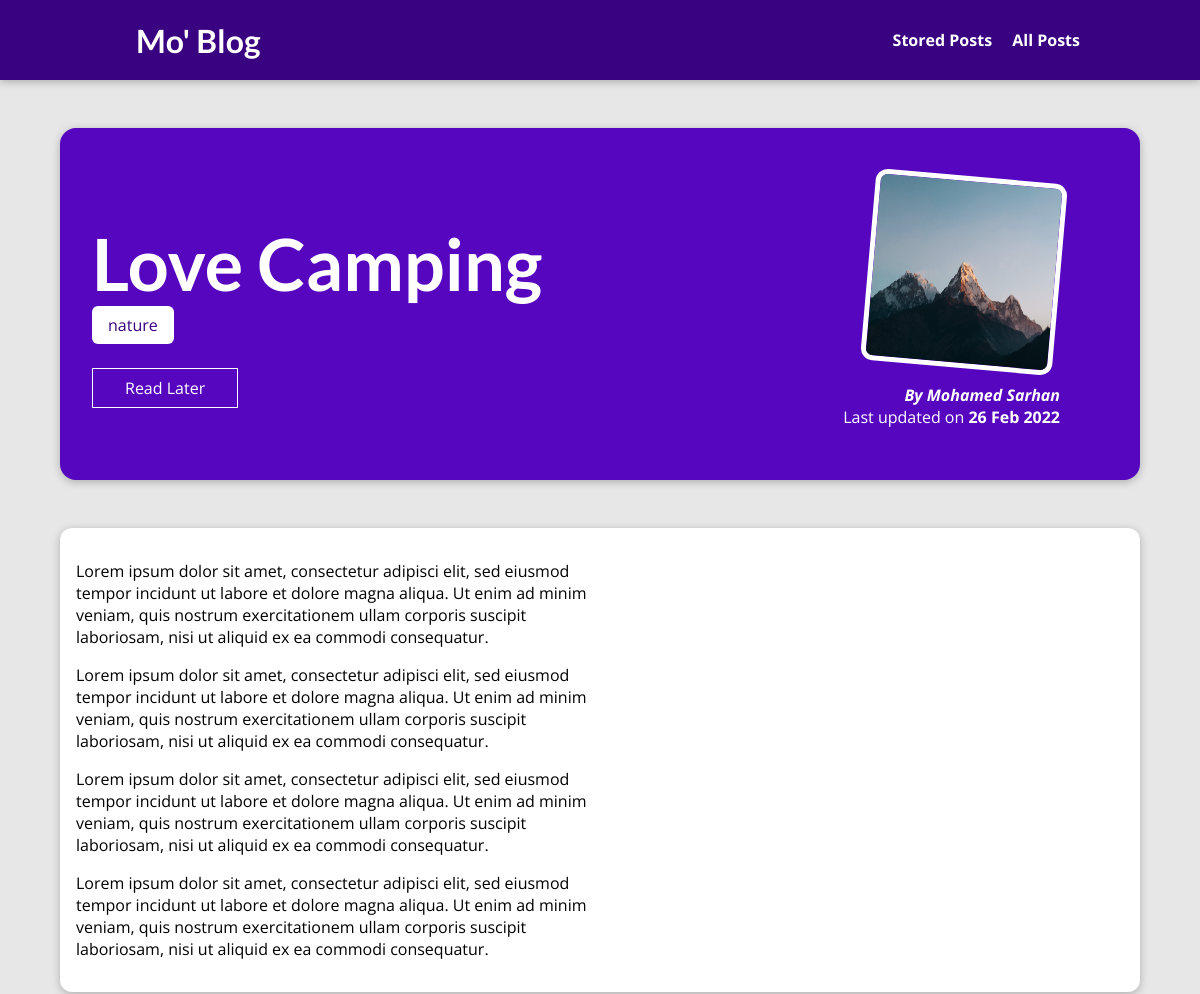
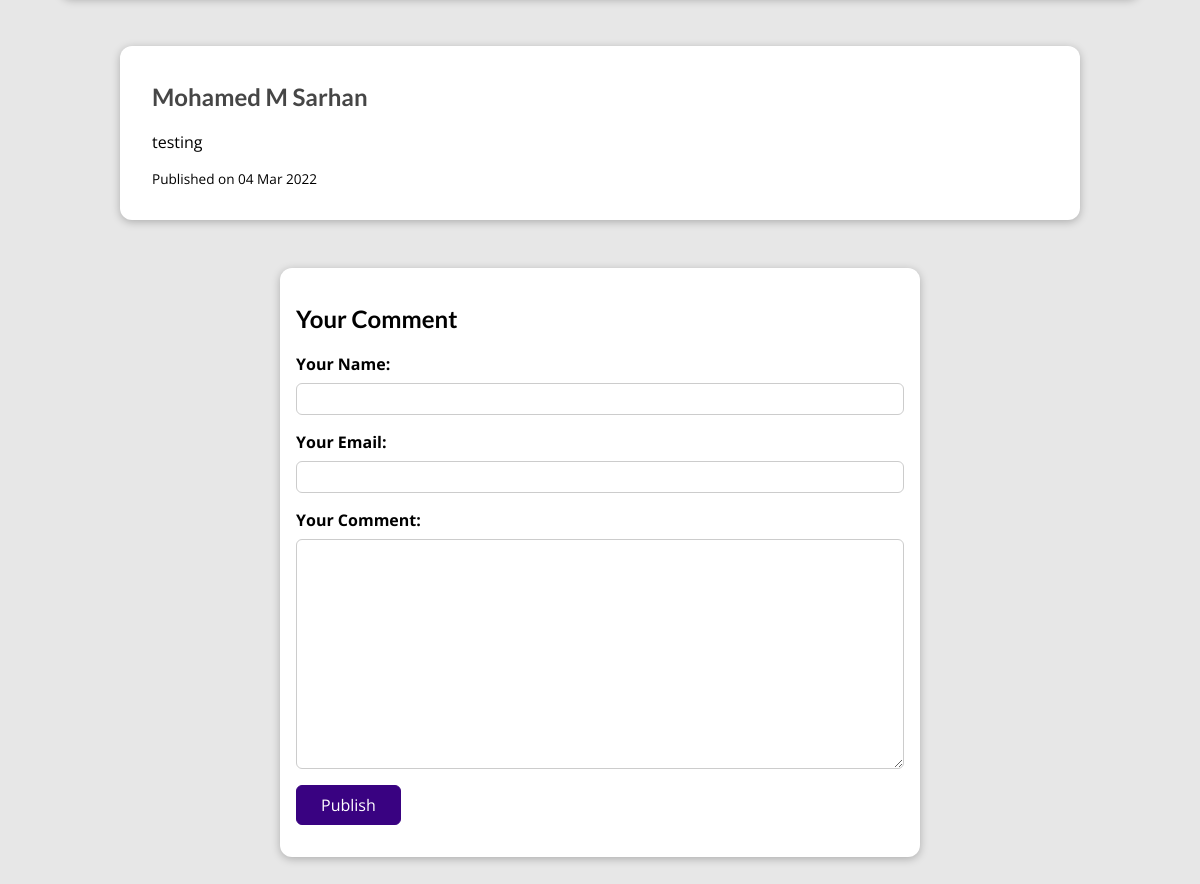
The page /posts/love-camping on the database its author committed (2 pictures, top to bottom).
### blog/models.py (models this page shows, shortened)
class Post (models.Model):
    title = models.CharField(max_length=50)
    excerpt = models.CharField(max_length=200)
    image = models.ImageField(upload_to="posts",null=True)
    date = models.DateField(auto_now=True)
    slug = models.SlugField(unique=True)
    content = models.TextField(validators=[MinLengthValidator(50)])
    author = models.ForeignKey(
        Author, on_delete=models.SET_NULL, null=True,related_name="posts")
    tags=models.ManyToManyField(Tag)

class Tag(models.Model):
    caption=models.CharField(max_length=20)

class Author (models.Model):
    first_name = models.CharField(max_length=50, null=False)
    last_name = models.CharField(max_length=50, null=True)
    full_name = models.CharField(max_length=50, null=False, default="")
    email=models.EmailField()
    def __str__(self):
        if self.last_name is None:
            return f"{self.first_name}"
        else:
            return f"{self.first_name} {self.last_name}"

class Comment(models.Model):
    user_name=models.CharField(max_length=50)
    user_email=models.EmailField()
    text=models.TextField(max_length=200)
    date = models.DateField(auto_now_add=True,null=True)
    post=models.ForeignKey(Post,on_delete=models.CASCADE,related_name="comments")

### blog/views.py (the view, shortened to what this page needs)
# urls.py: path("posts/<slug:slug>", views.SinglePostView.as_view(),
class SinglePostView(View):
    def is_stored_post(self , request,post_id):
        stored_posts = request.session.get("stored_posts")
        if stored_posts is not None :
            is_saved_for_later=post_id in stored_posts
        else:
            is_saved_for_later=False
        return is_saved_for_later
    def get(self, request, slug):
        post = Post.objects.get(slug=slug)
        context = {
            "post": post,
            "post_tags": post.tags.all(),
            "comment_form": CommentForm(),
            "comments": post.comments.all().order_by("-id"),  # or "-date"
            "saved_for_later":self.is_stored_post(request,post.id)
        }
        return render(request, "blog/post-detail.html", context)

### blog/forms.py
class CommentForm(forms.ModelForm):
    class Meta:
         model = Comment
         exclude = ["post"]  # fields=["user_name","user_email"]
         labels={
             "user_name":"Your Name",
             "user_email":"Your Email",
             "text":"Your Comment"
         }

### blog/templates/blog/post-detail.html (shortened to what this page needs)
{% extends "base.html"%}
{% load static %}
{% block css_files%}
<link rel="stylesheet" href="{% static 'blog/post-detail.css'%}"/>
  {% endblock%}
{% block content %}
    <section id="summary">
        <h2>{{post.title}}</h2>
        <div>
            {% for tag in post_tags %}
            <span class="tag">{{tag.caption}}</span>
            {% endfor %}
        </div>
        <form action="{% url 'read-later' %}" method="POST">
            <div id="read-later">
                <button>
                    {% if saved_for_later %}
                    Remove from 'Read later' list
                    {% else%}
                    Read Later
                    {% endif %}
                </button>
            </div>
        </form>
        <article>
            <img src="{{ post.image.url}}" alt="{{post.title}}" />
            <address>By <a href="mailto:{{ post.author.email }}" >{{post.author|title}}</a></address>
            <div>
                Last updated on <time>{{post.date|date:"d M Y"}}</time>
            </div>
        </article>
    </section>
    <main >
        {{post.content|linebreaks}}
    </main>
    <section id="comments">
        <ul>
            {% for comment in comments %}
            <li>
                <h2> {{ comment.user_name}} </h2>
                <p>{{comment.text|linebreaks}}</p>
             <time class="time">Published on {{comment.date|date:"d M Y"}}</time>
            </li>
            {% endfor %}
        </ul>
    </section>
<section id ="comment-form">
    <h2>Your Comment</h2>
    <form action="{% url "post-detail-page" post.slug %}" method="POST">
        {% for form_field in comment_form%}
            <div class="form-control {% if form_field.errors %}invalid{% endif %}" >
                {{form_field.label_tag}}
                {{form_field}}
            </div>
        {% endfor %}
        <button>Publish</button>
    </form>
</section>
 {% endblock%}

### static/app.css (style rules this page uses)
* { box-sizing: border-box; }
html { font-family: "Open Sans", "Lato", sans-serif; }
body { margin: 0; }
h1, h2, h3 { font-family: "Lato", sans-serif; font-weight: bold; }

### blog/static/blog/post-detail.css (style rules this page uses)
body { background-color: #e7e7e7; }
#summary { margin: 8rem auto 3rem auto; padding: 2rem; width: 90%; max-width: 90rem; border-radius: 16px; background-color: #5706c0; position: relative; box-shadow: 0 2px 8px rgba(0, 0, 0, 0.25); height: 22rem; }
#summary h2 { color: white; font-size: 4.5rem; margin-bottom: 0.5rem; }
#summary article { position: absolute; top: 2rem; right: 3rem; padding: 1rem 2rem; border-radius: 12px; text-align: right; color: white; }
#summary article img { width: 12rem; height: 12rem; border-radius: 12px; transform: rotateZ(5deg); border: 5px solid white; margin-bottom: 1rem; }
#summary address { font-weight: bold; }
#summary a { color: white; text-decoration: none; }
#summary time { font-weight: bold; }
#read-later { margin: 2rem 0; }
#read-later button { background-color: transparent; border: 1px solid white; padding: 0.5rem 2rem; font: inherit; color: white; cursor: pointer; }
main { width: 90%; max-width: 90rem; margin: 3rem auto; background-color: white; padding: 1rem; border-radius: 12px; box-shadow: 0 2px 8px rgba(0, 0, 0, 0.25); }
.tag { background-color: white; color: #390281; padding: 0.5rem 1rem; border-radius: 6px; }
#comment-form { margin: 3rem auto; width: 90%; max-width: 40rem; border-radius: 12px; background-color: white; box-shadow: 0 2px 8px rgba(0, 0, 0, 0.25); padding: 1rem; }
#comment-form button { font: inherit; background-color: #390281; color: white; border: 1px solid #390281; padding: 0.5rem 1.5rem; border-radius: 6px; cursor: pointer; }
.form-control { margin-bottom: 1rem; }
.form-control label { font-weight: bold; margin-bottom: 0.5rem; display: block; }
.form-control input, .form-control textarea { display: block; width: 100%; font: inherit; padding: 0.25rem; border-radius: 6px; border: 1px solid #ccc; }
#comments { margin: 3rem auto; width: 90%; max-width: 60rem; border-radius: 12px; background-color: white; box-shadow: 0 2px 8px rgba(0, 0, 0, 0.25); padding: 1rem 2rem; }
#comments ul { list-style: none; margin: 0; padding: 0; }
#comments li { margin-bottom: 1rem; border-bottom: 2px solid #ccc; }
#comments li:last-of-type { border-bottom: none; }
#comments h2 { color: #464646; }
.time { font-size: .85rem; }

### rows shown on the page
Post: title "Love Camping", image (picture), author "Mohamed Sarhan", date "26 Feb 2022", content "Lorem ipsum dolor sit amet, consectetur adipisci elit, sed eiusmod tempor incidunt ut labore et dolore magna aliqua. Ut enim ad minim veniam, quis nostrum exercitationem ullam corporis suscipit laboriosam, nisi ut aliquid ex ea commodi consequatur. Lorem ipsum dolor sit amet, consectetur adipisci elit, sed eiusmod tempor incidunt ut labore et dolore magna aliqua. Ut enim ad minim veniam, quis nostrum exercitationem ullam corporis suscipit laboriosam, nisi ut aliquid ex ea commodi consequatur. Lorem ipsum dolor sit amet, consectetur adipisci elit, sed eiusmod tempor incidunt ut labore et dolore magna aliqua. Ut enim ad minim veniam, quis nostrum exercitationem ullam corporis suscipit…"
Tag: caption "nature"
Comment: user_name "Mohamed M Sarhan", text "testing", date "04 Mar 2022"
